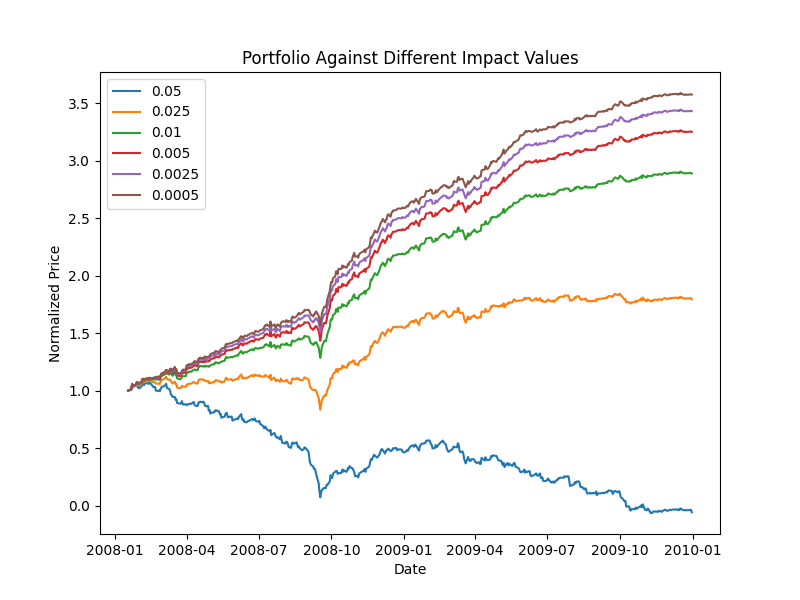

Here is the Python script that generated this plot:
"""
Student Name: Aarushi Gupta (replace with your name)
GT User ID: agupta857 (replace with your User ID)
GT ID: 903633934 (replace with your GT ID)
"""

import datetime as dt
import matplotlib.pyplot as plt
import pandas as pd
import numpy as np

import StrategyLearner as sl
from marketsimcode import compute_portvals, assess_portfolio


def compare_impacts_strategy_learner(verbose=False):
    symbol = "JPM"
    start_date = dt.datetime(2008, 1, 1)
    end_date = dt.datetime(2009, 12, 31)
    start_val = 100000
    impacts = [0.05, 0.025, 0.01, 0.005, 0.0025, 0.0005]
    commission = 0.0

    results = [[], [], [], [], []]

    plt.figure(figsize=(8, 6))
    for i in impacts:
        learner = sl.StrategyLearner(verbose=False, commission=commission, impact=i)
        learner.add_evidence(symbol, start_date, end_date, start_val)
        sl_trades = learner.testPolicy(symbol, start_date, end_date, start_val)
        portvals = compute_portvals(symbol, sl_trades, start_val, commission=commission, impact=i)

        portvals = portvals / portvals.iloc[0]
        cr, adr, std, sr = assess_portfolio(portvals)
        results[0].append(cr)
        results[1].append(adr)
        results[2].append(std)
        results[3].append(sr)
        results[4].append(portvals.iloc[-1] * start_val)

        plt.plot(portvals, label=str(i))

    plt.title('Portfolio Against Different Impact Values')
    plt.xlabel('Date')
    plt.ylabel('Normalized Price')
    plt.legend()
    plt.savefig('experiment2.png')

    columns = ['Cumulative Returns', 'Average Daily Returns', 'Standard Deviation', 'Sharpe Ratio', 'Final Portfolio Value']
    results = np.round(results, 3)
    df = pd.DataFrame(results, index=columns, columns=impacts)
    df.to_csv('impacts_sl.csv')

    if verbose:
        print('impacts - ', impacts)
        print('Results - ')
        print(df)
        print('Results saved to impacts_sl.csv and experiment2.png')


def author():
    return 'agupta857'


if __name__ == '__main__':
    print('Author ', author())
    compare_impacts_strategy_learner()
